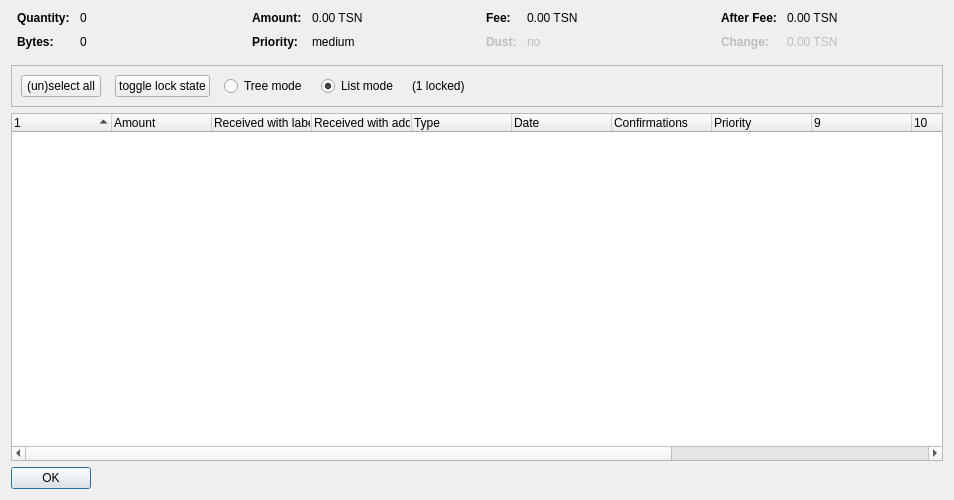
<?xml version="1.0" encoding="UTF-8"?>
<ui version="4.0">
 <class>CoinControlDialog</class>
 <widget class="QDialog" name="CoinControlDialog">
  <property name="geometry">
   <rect>
    <x>0</x>
    <y>0</y>
    <width>954</width>
    <height>500</height>
   </rect>
  </property>
  <property name="windowTitle">
   <string>Coin Selection</string>
  </property>
  <layout class="QVBoxLayout" name="verticalLayout">
   <item>
    <layout class="QHBoxLayout" name="horizontalLayoutTop" stretch="0,0,0,0">
     <property name="topMargin">
      <number>0</number>
     </property>
     <property name="bottomMargin">
      <number>10</number>
     </property>
     <item>
      <layout class="QFormLayout" name="formLayoutCoinControl1">
       <property name="horizontalSpacing">
        <number>10</number>
       </property>
       <property name="verticalSpacing">
        <number>10</number>
       </property>
       <property name="leftMargin">
        <number>6</number>
       </property>
       <property name="rightMargin">
        <number>6</number>
       </property>
       <item row="0" column="0">
        <widget class="QLabel" name="labelCoinControlQuantityText">
         <property name="font">
          <font>
           <weight>75</weight>
           <bold>true</bold>
          </font>
         </property>
         <property name="text">
          <string>Quantity:</string>
         </property>
        </widget>
       </item>
       <item row="0" column="1">
        <widget class="QLabel" name="labelCoinControlQuantity">
         <property name="cursor">
          <cursorShape>IBeamCursor</cursorShape>
         </property>
         <property name="contextMenuPolicy">
          <enum>Qt::ActionsContextMenu</enum>
         </property>
         <property name="text">
          <string notr="true">0</string>
         </property>
         <property name="textInteractionFlags">
          <set>Qt::LinksAccessibleByMouse|Qt::TextSelectableByKeyboard|Qt::TextSelectableByMouse</set>
         </property>
        </widget>
       </item>
       <item row="1" column="0">
        <widget class="QLabel" name="labelCoinControlBytesText">
         <property name="font">
          <font>
           <weight>75</weight>
           <bold>true</bold>
          </font>
         </property>
         <property name="text">
          <string>Bytes:</string>
         </property>
        </widget>
       </item>
       <item row="1" column="1">
        <widget class="QLabel" name="labelCoinControlBytes">
         <property name="cursor">
          <cursorShape>IBeamCursor</cursorShape>
         </property>
         <property name="contextMenuPolicy">
          <enum>Qt::ActionsContextMenu</enum>
         </property>
         <property name="text">
          <string notr="true">0</string>
         </property>
         <property name="textInteractionFlags">
          <set>Qt::LinksAccessibleByMouse|Qt::TextSelectableByKeyboard|Qt::TextSelectableByMouse</set>
         </property>
        </widget>
       </item>
      </layout>
     </item>
     <item>
      <layout class="QFormLayout" name="formLayoutCoinControl2">
       <property name="horizontalSpacing">
        <number>10</number>
       </property>
       <property name="verticalSpacing">
        <number>10</number>
       </property>
       <property name="leftMargin">
        <number>6</number>
       </property>
       <property name="rightMargin">
        <number>6</number>
       </property>
       <item row="0" column="0">
        <widget class="QLabel" name="labelCoinControlAmountText">
         <property name="font">
          <font>
           <weight>75</weight>
           <bold>true</bold>
          </font>
         </property>
         <property name="text">
          <string>Amount:</string>
         </property>
        </widget>
       </item>
       <item row="0" column="1">
        <widget class="QLabel" name="labelCoinControlAmount">
         <property name="cursor">
          <cursorShape>IBeamCursor</cursorShape>
         </property>
         <property name="contextMenuPolicy">
          <enum>Qt::ActionsContextMenu</enum>
         </property>
         <property name="text">
          <string notr="true">0.00 TSN</string>
         </property>
         <property name="textInteractionFlags">
          <set>Qt::LinksAccessibleByMouse|Qt::TextSelectableByKeyboard|Qt::TextSelectableByMouse</set>
         </property>
        </widget>
       </item>
       <item row="1" column="0">
        <widget class="QLabel" name="labelCoinControlPriorityText">
         <property name="font">
          <font>
           <weight>75</weight>
           <bold>true</bold>
          </font>
         </property>
         <property name="text">
          <string>Priority:</string>
         </property>
        </widget>
       </item>
       <item row="1" column="1">
        <widget class="QLabel" name="labelCoinControlPriority">
         <property name="cursor">
          <cursorShape>IBeamCursor</cursorShape>
         </property>
         <property name="contextMenuPolicy">
          <enum>Qt::ActionsContextMenu</enum>
         </property>
         <property name="text">
          <string>medium</string>
         </property>
         <property name="textInteractionFlags">
          <set>Qt::LinksAccessibleByMouse|Qt::TextSelectableByKeyboard|Qt::TextSelectableByMouse</set>
         </property>
        </widget>
       </item>
      </layout>
     </item>
     <item>
      <layout class="QFormLayout" name="formLayoutCoinControl3">
       <property name="horizontalSpacing">
        <number>10</number>
       </property>
       <property name="verticalSpacing">
        <number>10</number>
       </property>
       <property name="leftMargin">
        <number>6</number>
       </property>
       <property name="rightMargin">
        <number>6</number>
       </property>
       <item row="0" column="0">
        <widget class="QLabel" name="labelCoinControlFeeText">
         <property name="font">
          <font>
           <weight>75</weight>
           <bold>true</bold>
          </font>
         </property>
         <property name="text">
          <string>Fee:</string>
         </property>
        </widget>
       </item>
       <item row="0" column="1">
        <widget class="QLabel" name="labelCoinControlFee">
         <property name="cursor">
          <cursorShape>IBeamCursor</cursorShape>
         </property>
         <property name="contextMenuPolicy">
          <enum>Qt::ActionsContextMenu</enum>
         </property>
         <property name="text">
          <string notr="true">0.00 TSN</string>
         </property>
         <property name="textInteractionFlags">
          <set>Qt::LinksAccessibleByMouse|Qt::TextSelectableByKeyboard|Qt::TextSelectableByMouse</set>
         </property>
        </widget>
       </item>
       <item row="1" column="0">
        <widget class="QLabel" name="labelCoinControlLowOutputText">
         <property name="enabled">
          <bool>false</bool>
         </property>
         <property name="font">
          <font>
           <weight>75</weight>
           <bold>true</bold>
          </font>
         </property>
         <property name="text">
          <string>Dust:</string>
         </property>
        </widget>
       </item>
       <item row="1" column="1">
        <widget class="QLabel" name="labelCoinControlLowOutput">
         <property name="enabled">
          <bool>false</bool>
         </property>
         <property name="cursor">
          <cursorShape>IBeamCursor</cursorShape>
         </property>
         <property name="contextMenuPolicy">
          <enum>Qt::ActionsContextMenu</enum>
         </property>
         <property name="text">
          <string>no</string>
         </property>
         <property name="textInteractionFlags">
          <set>Qt::LinksAccessibleByMouse|Qt::TextSelectableByKeyboard|Qt::TextSelectableByMouse</set>
         </property>
        </widget>
       </item>
      </layout>
     </item>
     <item>
      <layout class="QFormLayout" name="formLayoutCoinControl4">
       <property name="horizontalSpacing">
        <number>10</number>
       </property>
       <property name="verticalSpacing">
        <number>10</number>
       </property>
       <property name="leftMargin">
        <number>6</number>
       </property>
       <property name="rightMargin">
        <number>6</number>
       </property>
       <item row="0" column="0">
        <widget class="QLabel" name="labelCoinControlAfterFeeText">
         <property name="font">
          <font>
           <weight>75</weight>
           <bold>true</bold>
          </font>
         </property>
         <property name="text">
          <string>After Fee:</string>
         </property>
        </widget>
       </item>
       <item row="0" column="1">
        <widget class="QLabel" name="labelCoinControlAfterFee">
         <property name="cursor">
          <cursorShape>IBeamCursor</cursorShape>
         </property>
         <property name="contextMenuPolicy">
          <enum>Qt::ActionsContextMenu</enum>
         </property>
         <property name="text">
          <string notr="true">0.00 TSN</string>
         </property>
         <property name="textInteractionFlags">
          <set>Qt::LinksAccessibleByMouse|Qt::TextSelectableByKeyboard|Qt::TextSelectableByMouse</set>
         </property>
        </widget>
       </item>
       <item row="1" column="0">
        <widget class="QLabel" name="labelCoinControlChangeText">
         <property name="enabled">
          <bool>false</bool>
         </property>
         <property name="font">
          <font>
           <weight>75</weight>
           <bold>true</bold>
          </font>
         </property>
         <property name="text">
          <string>Change:</string>
         </property>
        </widget>
       </item>
       <item row="1" column="1">
        <widget class="QLabel" name="labelCoinControlChange">
         <property name="enabled">
          <bool>false</bool>
         </property>
         <property name="cursor">
          <cursorShape>IBeamCursor</cursorShape>
         </property>
         <property name="contextMenuPolicy">
          <enum>Qt::ActionsContextMenu</enum>
         </property>
         <property name="text">
          <string notr="true">0.00 TSN</string>
         </property>
         <property name="textInteractionFlags">
          <set>Qt::LinksAccessibleByMouse|Qt::TextSelectableByKeyboard|Qt::TextSelectableByMouse</set>
         </property>
        </widget>
       </item>
      </layout>
     </item>
    </layout>
   </item>
   <item>
    <widget class="QFrame" name="frame">
     <property name="minimumSize">
      <size>
       <width>0</width>
       <height>40</height>
      </size>
     </property>
     <property name="frameShape">
      <enum>QFrame::StyledPanel</enum>
     </property>
     <property name="frameShadow">
      <enum>QFrame::Sunken</enum>
     </property>
     <layout class="QHBoxLayout" name="horizontalLayout">
      <item>
       <layout class="QHBoxLayout" name="horizontalLayoutPanel" stretch="0,0,0,0,0,0">
        <property name="spacing">
         <number>14</number>
        </property>
        <item>
         <widget class="QPushButton" name="pushButtonSelectAll">
          <property name="sizePolicy">
           <sizepolicy hsizetype="Maximum" vsizetype="Fixed">
            <horstretch>0</horstretch>
            <verstretch>0</verstretch>
           </sizepolicy>
          </property>
          <property name="text">
           <string>(un)select all</string>
          </property>
          <property name="autoDefault">
           <bool>false</bool>
          </property>
         </widget>
        </item>
        <item>
         <widget class="QPushButton" name="pushButtonToggleLock">
          <property name="sizePolicy">
           <sizepolicy hsizetype="Maximum" vsizetype="Fixed">
            <horstretch>0</horstretch>
            <verstretch>0</verstretch>
           </sizepolicy>
          </property>
          <property name="text">
           <string>toggle lock state</string>
          </property>
          <property name="autoDefault">
           <bool>false</bool>
          </property>
         </widget>
        </item>
        <item>
         <widget class="QRadioButton" name="radioTreeMode">
          <property name="sizePolicy">
           <sizepolicy hsizetype="Maximum" vsizetype="Fixed">
            <horstretch>0</horstretch>
            <verstretch>0</verstretch>
           </sizepolicy>
          </property>
          <property name="text">
           <string>Tree mode</string>
          </property>
         </widget>
        </item>
        <item>
         <widget class="QRadioButton" name="radioListMode">
          <property name="sizePolicy">
           <sizepolicy hsizetype="Maximum" vsizetype="Fixed">
            <horstretch>0</horstretch>
            <verstretch>0</verstretch>
           </sizepolicy>
          </property>
          <property name="text">
           <string>List mode</string>
          </property>
          <property name="checked">
           <bool>true</bool>
          </property>
         </widget>
        </item>
        <item>
         <widget class="QLabel" name="labelLocked">
          <property name="text">
           <string>(1 locked)</string>
          </property>
         </widget>
        </item>
        <item>
         <spacer name="horizontalSpacer">
          <property name="orientation">
           <enum>Qt::Horizontal</enum>
          </property>
          <property name="sizeHint" stdset="0">
           <size>
            <width>40</width>
            <height>20</height>
           </size>
          </property>
         </spacer>
        </item>
       </layout>
      </item>
     </layout>
    </widget>
   </item>
   <item>
    <widget class="CoinControlTreeWidget" name="treeWidget">
     <property name="contextMenuPolicy">
      <enum>Qt::CustomContextMenu</enum>
     </property>
     <property name="sortingEnabled">
      <bool>false</bool>
     </property>
     <property name="columnCount">
      <number>13</number>
     </property>
     <attribute name="headerShowSortIndicator" stdset="0">
      <bool>true</bool>
     </attribute>
     <attribute name="headerStretchLastSection">
      <bool>false</bool>
     </attribute>
     <column>
      <property name="text">
       <string/>
      </property>
     </column>
     <column>
      <property name="text">
       <string>Amount</string>
      </property>
     </column>
     <column>
      <property name="text">
       <string>Received with label</string>
      </property>
     </column>
     <column>
      <property name="text">
       <string>Received with address</string>
      </property>
     </column>
     <column>
      <property name="text">
	<string>Type</string>
      </property>
     </column>
     <column>
      <property name="text">	 
       <string>Date</string>
      </property>
     </column>
     <column>
      <property name="text">
       <string>Confirmations</string>
      </property>
      <property name="toolTip">
       <string>Confirmed</string>
      </property>
     </column>
     <column>
      <property name="text">
       <string>Priority</string>
      </property>
     </column>
     <column>
      <property name="text">
       <string/>
      </property>
     </column>
     <column>
      <property name="text">
       <string/>
      </property>
     </column>
     <column>
      <property name="text">
       <string/>
      </property>
     </column>
     <column>
      <property name="text">
       <string/>
      </property>
     </column>
     <column>
      <property name="text">
       <string/>
      </property>
     </column>
    </widget>
   </item>
   <item>
    <widget class="QDialogButtonBox" name="buttonBox">
     <property name="sizePolicy">
      <sizepolicy hsizetype="Maximum" vsizetype="Fixed">
       <horstretch>0</horstretch>
       <verstretch>0</verstretch>
      </sizepolicy>
     </property>
     <property name="orientation">
      <enum>Qt::Horizontal</enum>
     </property>
     <property name="standardButtons">
      <set>QDialogButtonBox::Ok</set>
     </property>
    </widget>
   </item>
  </layout>
 </widget>
 <customwidgets>
  <customwidget>
   <class>CoinControlTreeWidget</class>
   <extends>QTreeWidget</extends>
   <header>coincontroltreewidget.h</header>
  </customwidget>
 </customwidgets>
 <resources/>
 <connections/>
</ui>
